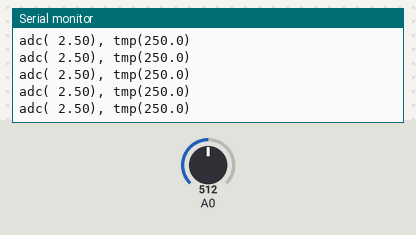
A sketch run on a simulated Arduino Uno, built with avr-gcc and run on an emulated ATmega328P. On the bench: the last lines printed to the serial monitor. The inputs (shaded band) are chosen by the test bench; at power-on: A0 = 512.

Above: at 1.2 s.
1.3 s: A0 set to 213
At 1.31 s:
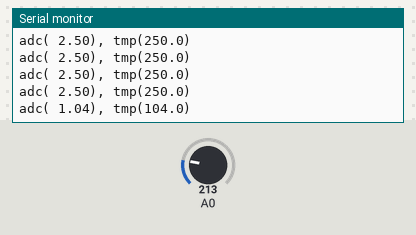
2.8 s: A0 set to 194
At 2.82 s:
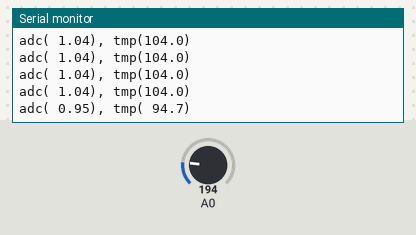
4.7 s: A0 set to 23
At 4.74 s:
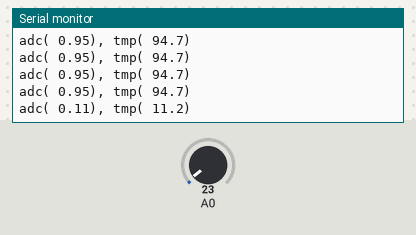
6.2 s: A0 set to 18
At 6.25 s:
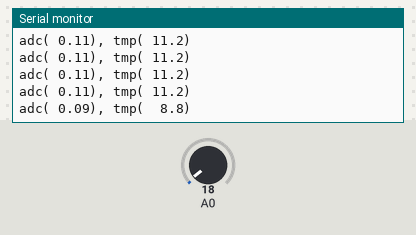

Measured:
- the behaviour switches between 205 and 204 on A0 (found by bisection; images 1 and 2)
- the behaviour switches between 21 and 20 on A0 (found by bisection; images 3 and 4)
- after the input at 1.3 s, the serial monitor: prints a new line at once (image 1)
- after the input at 2.8 s, the serial monitor: prints a new line at once (image 2)
- after the input at 4.7 s, the serial monitor: prints a new line at once (image 3)
- after the input at 6.2 s, the serial monitor: prints a new line at once (image 4)

The sketch:

LM35_temperature_sensor.ino
```cpp
void setup()
{
  Serial.begin(115200);
}

void loop()
{
  char buffer1[32];
  char buffer2[32];
  char buffer3[32];
  float adc = analogRead(A0) * 5.0/1024.0;  // 측정 전압
  float tmp = (adc * 100.0);                // 온도 센서

  dtostrf(adc, 5, 2, buffer1);  //전체 5자리 소수점 2자리까지 더블-> 스트링
  dtostrf(tmp, 5, 1, buffer2);

  sprintf(buffer3, "adc(%s), tmp(%s)", buffer1, buffer2);
  Serial.println(buffer3);
  delay(100);
}
```
